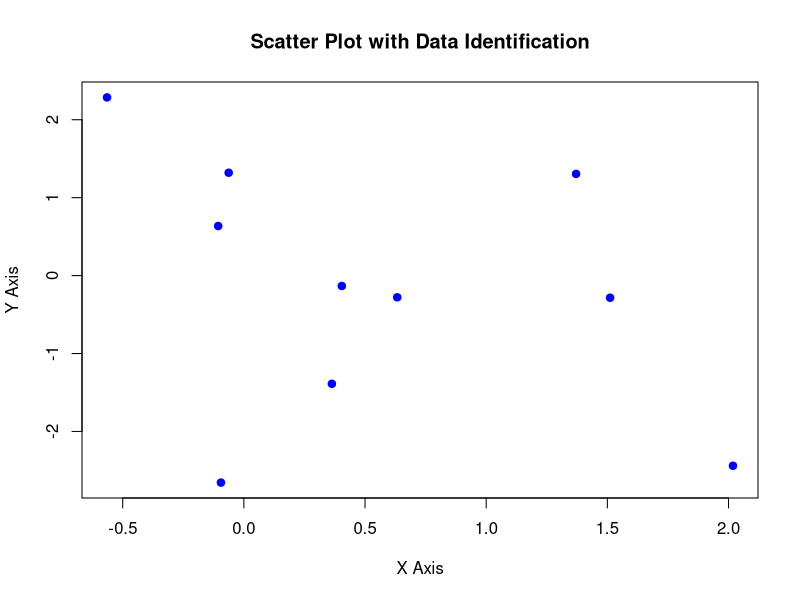

Reproduce this figure in R. (Note: this script raises an error after producing the figure.)
# 데이터 생성
set.seed(42)
x <- rnorm(10)
y <- rnorm(10)

# 기본 산점도 생성
plot(x, y, 
     main = "Scatter Plot with Data Identification", 
     xlab = "X Axis", 
     ylab = "Y Axis", 
     pch = 19, 
     col = "blue")

# 사용자가 클릭한 점의 인덱스를 반환하는 identify() 함수
# identify() 함수는 인터랙티브한 함수로, 실행 후 그래프 창에서 점을 클릭할 수 있음
identified_points <- identify(x, y, labels = paste("Point", 1:10))

# identified_points 변수에 저장된 인덱스 확인
print(identified_points)

# 클릭한 포인트에 텍스트 레이블 추가 (예: identify() 대신 직접 추가하는 방법)
# 여기서는 수동으로 클릭 대신 text()를 사용하여 식별 레이블을 추가합니다
text(x[identified_points], y[identified_points], 
     labels = paste("ID", identified_points), 
     pos = 3, 
     cex = 0.8, 
     col = "red")

# 클릭된 포인트에 특별한 강조를 추가 (점 크기, 색상 변경 등)
points(x[identified_points], y[identified_points], 
       pch = 19, 
       col = "red", 
       cex = 1.5)

# 그래프 창에서 identify() 함수를 활용한 식별 예시
# 실행 후 클릭한 점의 인덱스가 콘솔에 출력됩니다
